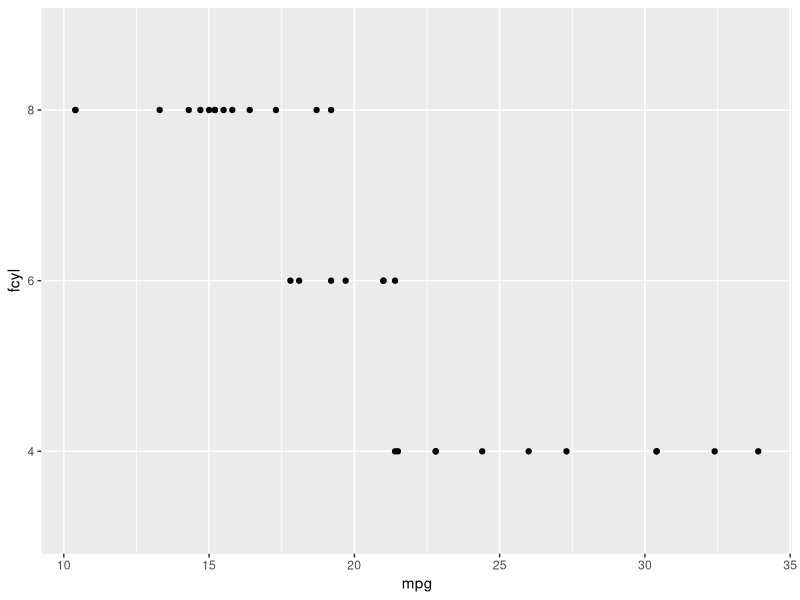
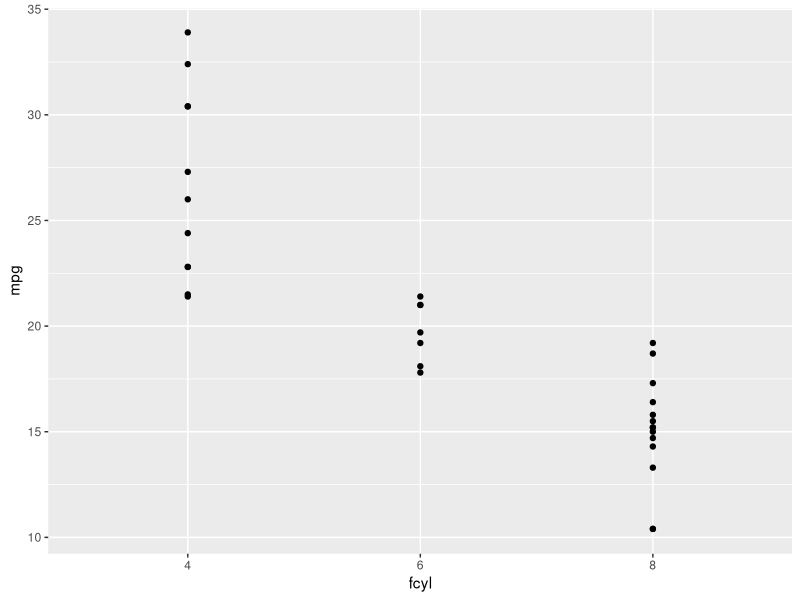
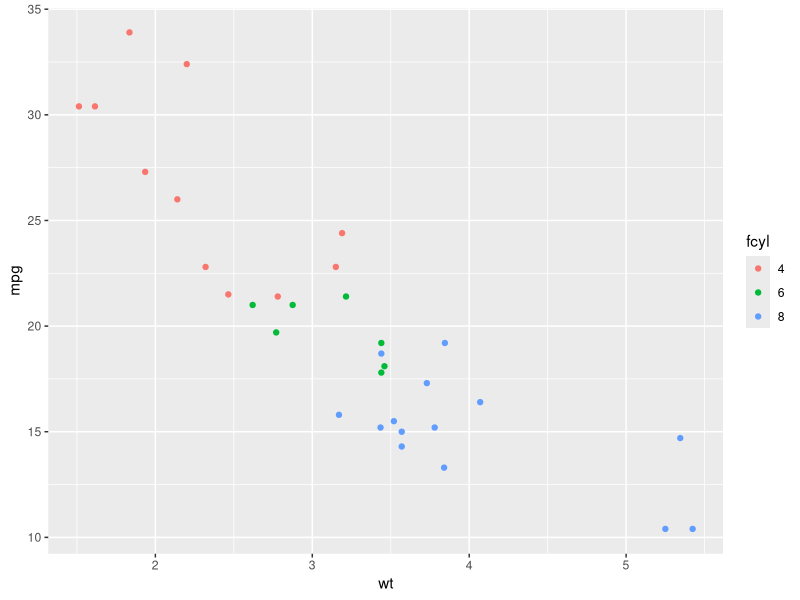
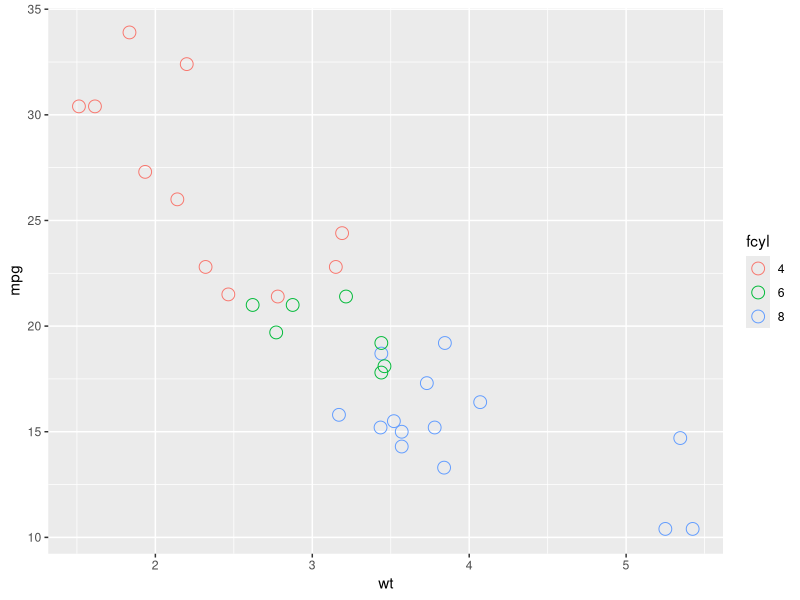
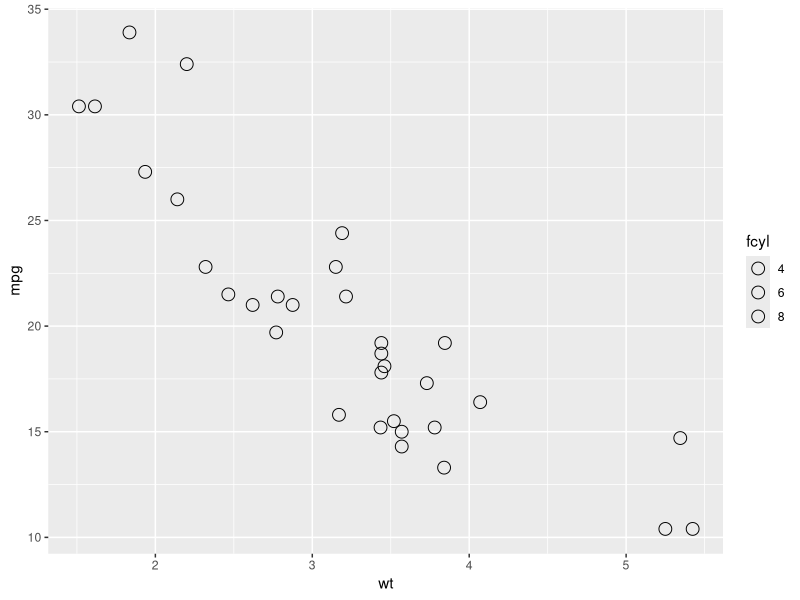
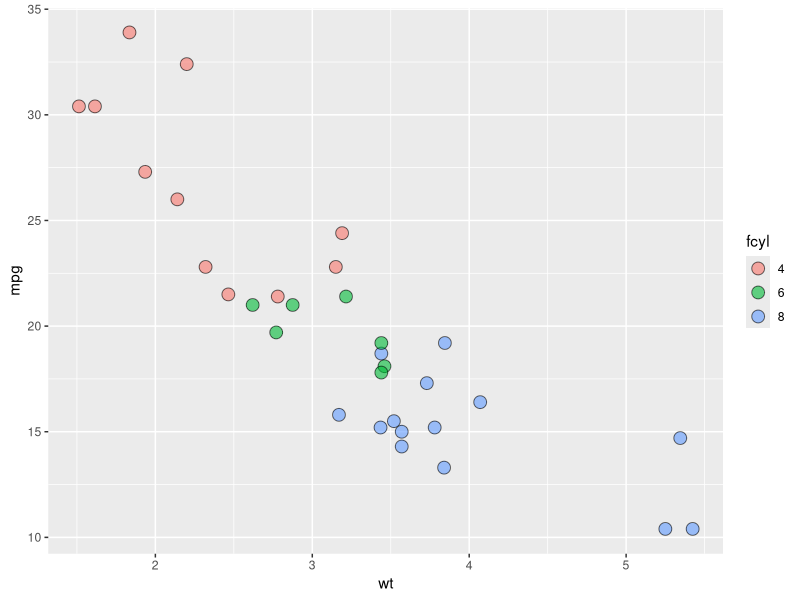
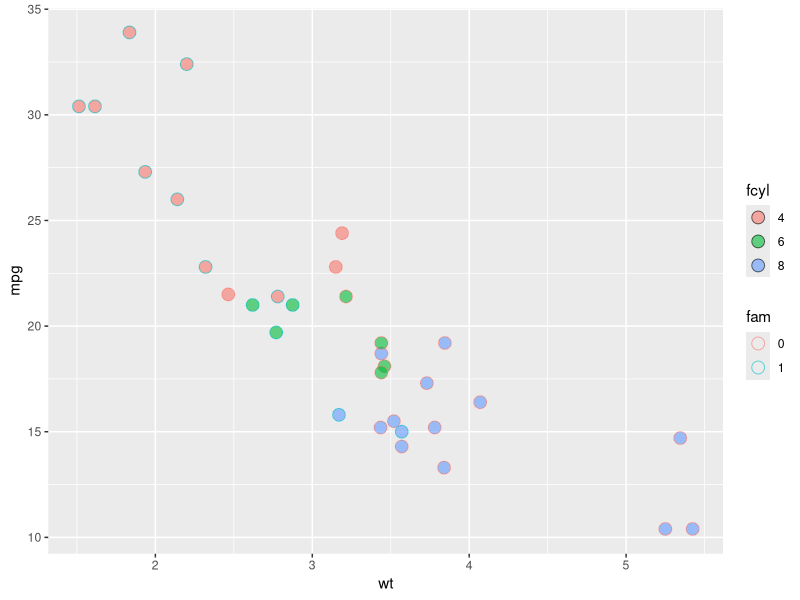
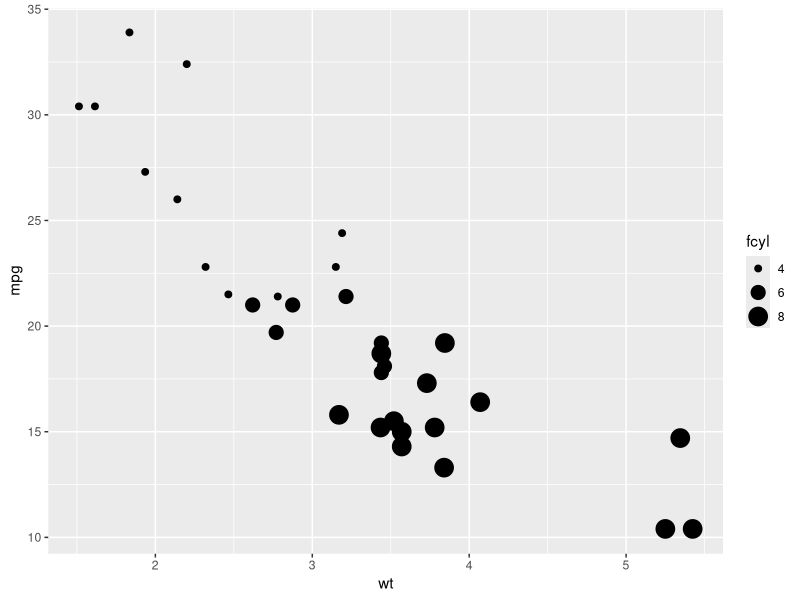

Here is the R script that generated these plots, in order:
## ---- chunk 1
library(ggplot2)
data(mtcars)
fcyl <- factor(mtcars$cyl)
fam <- factor(mtcars$am)
## ---- chunk 2
# Map x to mpg and y to fcyl
ggplot(mtcars, aes(mpg, fcyl)) +
  geom_point()
## ---- chunk 3
# Swap mpg and fcyl
ggplot(mtcars, aes(fcyl, mpg)) +
  geom_point()
## ---- chunk 4
# Map x to wt, y to mpg and color to fcyl
ggplot(mtcars, aes(wt, mpg, color=fcyl)) +
  geom_point()
## ---- chunk 5
ggplot(mtcars, aes(wt, mpg, color = fcyl)) +
  # Set the shape and size of the points
  geom_point(shape=1, size=4)
## ---- chunk 6
fam <- factor(mtcars$am)
## ---- chunk 7
# Map fcyl to fill
ggplot(mtcars, aes(wt, mpg, fill = fcyl)) +
  geom_point(shape = 1, size = 4)
## ---- chunk 8
ggplot(mtcars, aes(wt, mpg, fill = fcyl)) +
  # Change point shape; set alpha
  geom_point(shape = 21, size = 4, alpha = 0.6)
## ---- chunk 9
# Map color to fam
ggplot(mtcars, aes(wt, mpg, fill = fcyl, color=fam)) +
  geom_point(shape = 21, size = 4, alpha = 0.6)
## ---- chunk 10
# Establish the base layer
plt_mpg_vs_wt <- ggplot(mtcars, aes(wt, mpg))
## ---- chunk 11
# Map fcyl to size
plt_mpg_vs_wt +
  geom_point(aes(size = fcyl))
## ---- chunk 12
# Map fcyl to alpha, not size
plt_mpg_vs_wt +
  geom_point(aes(alpha = fcyl))
## ---- chunk 13
# Map fcyl to shape, not alpha
plt_mpg_vs_wt +
  geom_point(aes(shape = fcyl))
## ---- chunk 14
# Use text layer and map fcyl to label
plt_mpg_vs_wt +
  geom_text(aes(label = fcyl))
## ---- chunk 15
# A hexadecimal color
my_blue <- "#4ABEFF"
## ---- chunk 16
ggplot(mtcars, aes(wt, mpg)) +
  # Set the point color and alpha
  geom_point(color=my_blue, alpha=0.6)
## ---- chunk 17
# Change the color mapping to a fill mapping
ggplot(mtcars, aes(wt, mpg, fill=fcyl)) +
  # Set point size and shape
  geom_point(color=my_blue, size=10, shape=1)
## ---- chunk 18
ggplot(mtcars, aes(wt, mpg, color=fcyl)) +
  # Add point layer with alpha 0.5
  geom_point(alpha=0.5)
## ---- chunk 19
ggplot(mtcars, aes(wt, mpg, color = fcyl)) +
  # Add text layer with label rownames(mtcars) and color red
  geom_text(label=rownames(mtcars), color="red")
## ---- chunk 20
ggplot(mtcars, aes(wt, mpg, color=fcyl)) +
  # Add points layer with shape 24 and color yellow
  geom_point(shape=24, color="yellow")
## ---- chunk 21
# 3 aesthetics: qsec vs. mpg clored by fcyl
ggplot(mtcars, aes(mpg, qsec, color=fcyl)) +
  geom_point()
## ---- chunk 22
# 4 aesthetics: add a mapping of shape to fam
ggplot(mtcars, aes(mpg, qsec, color=fcyl, shape = fam)) +
  geom_point()
## ---- chunk 23
# 5 aesthetics: add a mapping of size to hp/wt
ggplot(mtcars, aes(mpg, qsec, color = fcyl, shape = fam, size = hp / wt)) +
  geom_point()
## ---- chunk 24
ggplot(mtcars, aes(fcyl, fill = fam)) +
  geom_bar() +
  # Set the axis labels
  labs(x = "Number of cylinders", y = "Count")
## ---- chunk 25
palette <- c(automatic = "#377EB8", manual = "#E41A1C")

# Set the position
ggplot(mtcars, aes(fcyl, fill = fam)) +
  geom_bar() +
  labs(x = "Number of Cylinders", y = "Count")
  # Set the fill color scale
  scale_fill_manual("Transmission", values = palette)
## ---- chunk 26
palette <- c(automatic = "#377EB8", manual = "#E41A1C")

# Set the position
ggplot(mtcars, aes(fcyl, fill = fam)) +
  geom_bar(position = "dodge") +
  labs(x = "Number of Cylinders", y = "Count")
  scale_fill_manual("Transmission", values = palette)
## ---- chunk 27
# Plot 0 vs. mpg
ggplot(mtcars, aes(mpg, 0)) +
  geom_point(position = "jitter")
## ---- chunk 28
ggplot(mtcars, aes(mpg, 0)) +
  geom_jitter() +
  # Set the y-axis limits
  ylim(-2,2)
